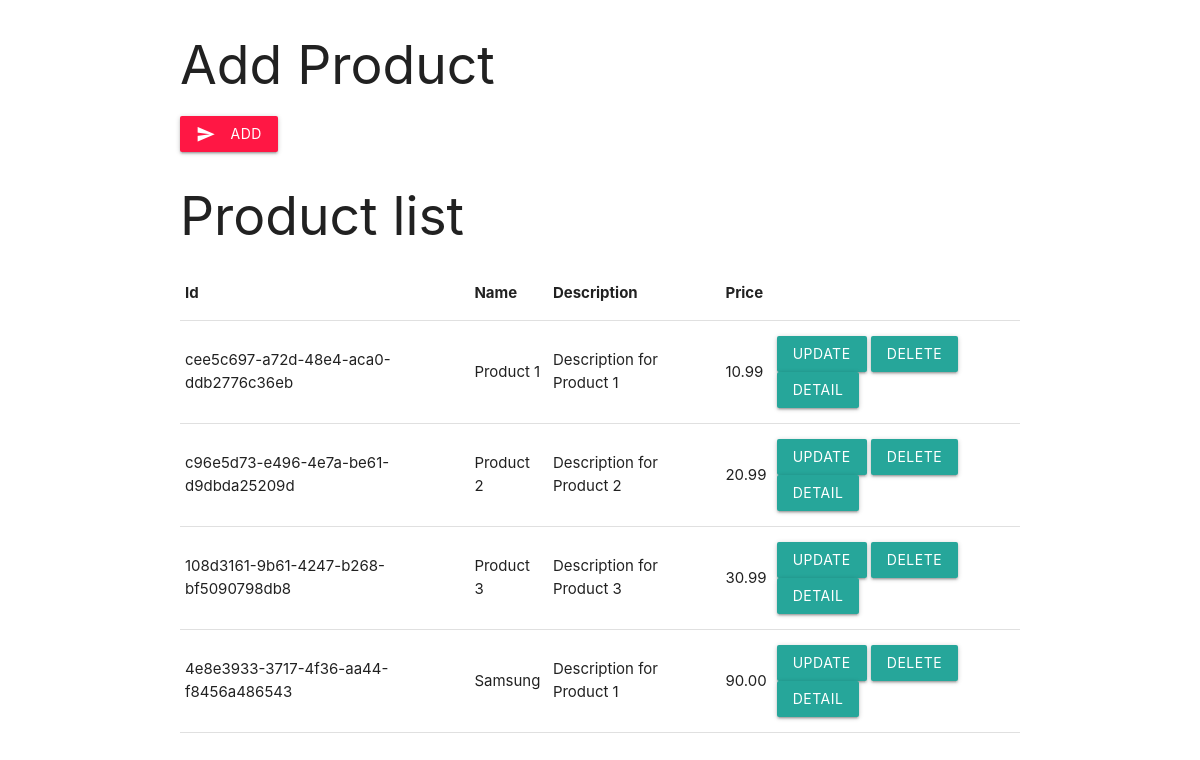
The page /models/products/ on the database its author committed.
### ModelsApp/models.py (models this page shows, shortened)
class Product(models.Model):
    id = models.UUIDField(primary_key=True, default=uuid.uuid4, editable=False)
    name = models.CharField(max_length=255)
    description = models.TextField(null=False)
    price = models.DecimalField(max_digits=10, decimal_places=2)
    created_at = models.DateTimeField(auto_now_add=True)
    updated_at = models.DateTimeField(auto_now=True)
    imagePath = models.CharField(max_length=255, null=True)
    class Meta:
        db_table = 'store_products'

### ModelsApp/views.py (the view)
# urls.py: path("products/", views.get_all_products, name="products"),
def get_all_products(request):
    products = Product.objects.all().values('id', 'name', 'description', 'price')
    return render(request, "products.html", {"products": products})

### ModelsApp/templates/products.html (shortened to what this page needs)
{% extends "forms_layout.html" %}
{% block form_content %}
<h2>Add Product</h2>
    <form method="post" action="{% url 'add_product' %}">
        <button type="submit" class="waves-effect waves-light red accent-3 btn">
            <i class="material-icons left">send</i>Add
        </button>
    </form>
<h2>Product list</h2>
    <table border="1">
        <thead>
            <tr>
                <th>Id</th>
                <th>Name</th>
                <th>Description</th>
                <th>Price</th>
            </tr>
        </thead>
        <tbody>
            {% for product in products %}
            <tr>
                <td>{{ product.id }}</td>
                <td>{{ product.name }}</td>
                <td>{{ product.description }}</td>
                <td>{{ product.price }}</td>
                <td>
                    <a href="{% url 'update_product' product.id %}" class="btn">Update</a>
                    <a href="{% url 'del_product' product.id %}" class="btn">Delete</a>
                    <a href="{% url 'product' product.id %}" class="btn">Detail</a>
                </td>
            </tr>
            {% empty %}
            <tr>
                <td colspan="2">No products</td>
            </tr>
            {% endfor %}
        </tbody>
    </table>
{% endblock form_content %}

### ModelsApp/templates/forms_layout.html (shortened to what this page needs)
{% load static %}
<!DOCTYPE html>
<html lang="en">
<head>
    <link rel="stylesheet" href="https://cdnjs.cloudflare.com/ajax/libs/materialize/1.0.0/css/materialize.min.css">
</head>
<body>
    <div class="container">
        {% block form_content %}{% endblock %}
    </div>
</body>
</html>

### rows shown on the page
Product: id "cee5c697-a72d-48e4-aca0-ddb2776c36eb", name "Product 1", description "Description for Product 1", price "10.99"
Product: id "c96e5d73-e496-4e7a-be61-d9dbda25209d", name "Product 2", description "Description for Product 2", price "20.99"
Product: id "108d3161-9b61-4247-b268-bf5090798db8", name "Product 3", description "Description for Product 3", price "30.99"
Product: id "4e8e3933-3717-4f36-aa44-f8456a486543", name "Samsung", description "Description for Product 1", price "90.00"
